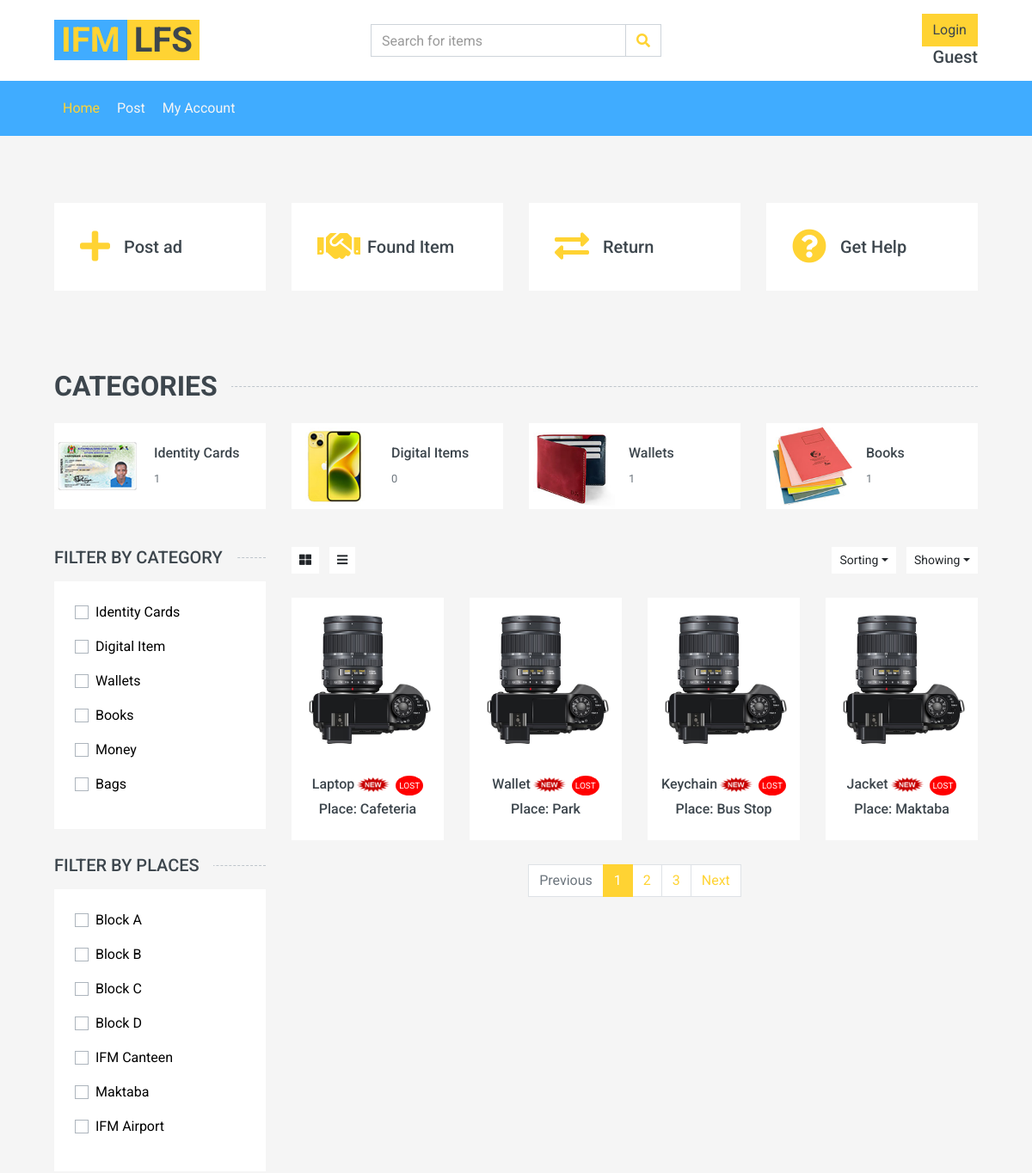
The app's page /items.php (upper part), older data.
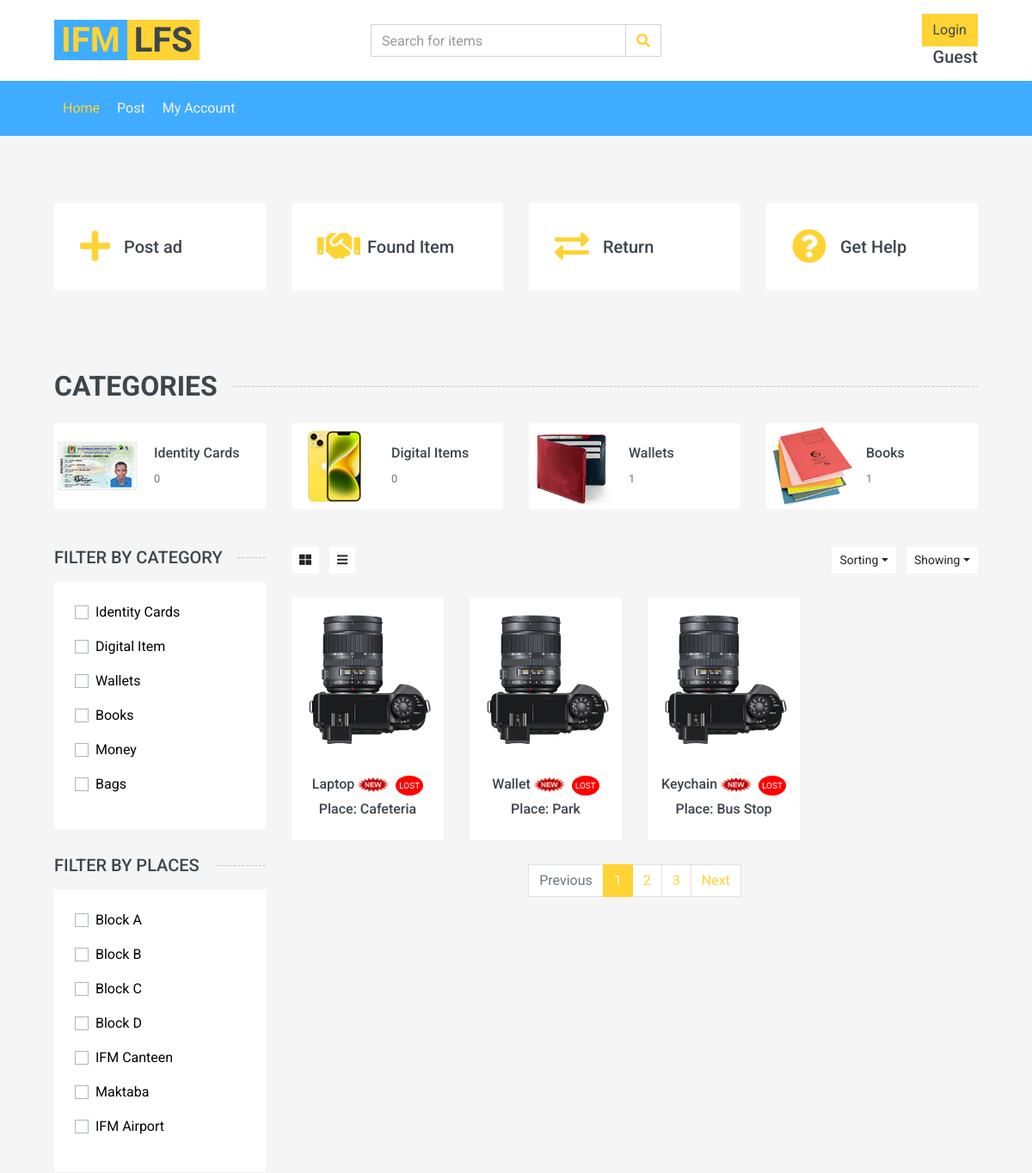
The same page, newer data.
### tables this page shows
CREATE TABLE `categories` (
  `id` int(11) NOT NULL AUTO_INCREMENT,
  `category_name` varchar(50) NOT NULL,
  `link` varchar(50) NOT NULL,
  PRIMARY KEY (`id`)
);

CREATE TABLE `places` (
  `id` int(11) NOT NULL AUTO_INCREMENT,
  `place_name` varchar(50) NOT NULL,
  PRIMARY KEY (`id`)
);

CREATE TABLE `items` (
  `item_id` int(11) NOT NULL AUTO_INCREMENT,
  `item_name` varchar(255) DEFAULT NULL,
  `category` varchar(255) DEFAULT NULL,
  `description` varchar(255) DEFAULT NULL,
  `postedby` int(11) DEFAULT NULL,
  `location_found` varchar(255) DEFAULT NULL,
  `location_lost` varchar(255) DEFAULT NULL,
  `date_found` varchar(255) DEFAULT NULL,
  `date_lost` varchar(255) DEFAULT NULL,
  `owner_name` varchar(255) DEFAULT NULL,
  `owner_contact` varchar(255) DEFAULT NULL,
  `claimed` tinyint(1) DEFAULT NULL,
  `type` varchar(255) DEFAULT NULL,
  `claimed_by` varchar(255) DEFAULT NULL,
  `claimed_date` date DEFAULT NULL,
  `image` varchar(50) DEFAULT NULL,
  PRIMARY KEY (`item_id`),
  KEY `postedby` (`postedby`),
  CONSTRAINT `items_ibfk_1` FOREIGN KEY (`postedby`) REFERENCES `users` (`id`)
);

### items.php (the view, shortened to what the changed rows need)
<!DOCTYPE html>
<html lang="en">
<head>
    <link href="https://cdnjs.cloudflare.com/ajax/libs/font-awesome/5.10.0/css/all.min.css" rel="stylesheet">
    <link href="lib/animate/animate.min.css" rel="stylesheet">
    <link href="lib/owlcarousel/assets/owl.carousel.min.css" rel="stylesheet">
    <link href="css/style.css" rel="stylesheet">
</head>
<body>
    <div class="container-fluid pt-5">
        <div class="row px-xl-5 pb-3">
            <div class="col-lg-3 col-md-6 col-sm-12 pb-1">
                <div class="d-flex align-items-center bg-light mb-4" style="padding: 30px;">
                    <a href="post.php"><h1 class="fa fa-plus text-primary m-0 mr-3"></h1></a>
                </div>
            </div>
            <div class="col-lg-3 col-md-6 col-sm-12 pb-1">
                <div class="d-flex align-items-center bg-light mb-4" style="padding: 30px;">
                    <a href="#"><h1 class="fa fa-handshake text-primary m-0 mr-2"></h1></a>
                </div>
            </div>
            <div class="col-lg-3 col-md-6 col-sm-12 pb-1">
                <div class="d-flex align-items-center bg-light mb-4" style="padding: 30px;">
                    <a href="#"><h1 class="fas fa-exchange-alt text-primary m-0 mr-3"></h1></a>
                </div>
            </div>
            <div class="col-lg-3 col-md-6 col-sm-12 pb-1">
                <div class="d-flex align-items-center bg-light mb-4" style="padding: 30px;">
                    <a href="#"><h1 class="fa fa-question-circle text-primary m-0 mr-3"></h1></a>
                </div>
            </div>
        </div>
    </div>
    <div class="container-fluid pt-5">
        <h2 class="section-title position-relative text-uppercase mx-xl-5 mb-4"><span class="bg-secondary pr-3">Categories</span></h2>
        <div class="row px-xl-5 pb-3">
            <div class="col-lg-3 col-md-4 col-sm-6 pb-1">
                <a class="text-decoration-none" href="">
                    <div class="cat-item img-zoom d-flex align-items-center mb-4">
                        <div class="flex-fill pl-3">
                            <h6>Identity Cards</h6>
                            <?php
                            include 'helpers/dbcon.inc.php';
                            $sql = "SELECT COUNT(item_id) AS count FROM items WHERE category = 'Identity Cards'";
                            $result = $conn->query($sql);
                            if($result)
                                $row = $result->fetch_assoc();
                                $count = $row['count'];
                                echo '<small class="text-body">'.$count.'</small>';
                            ?>
                        </div>
                    </div>
                </a>
            </div>
        </div>
    </div>
    <div class="container-fluid">
        <div class="row px-xl-5">
            <div class="col-lg-3 col-md-4">
                <div class="bg-light p-4 mb-30">
                    <form>
                    <?php
                    include 'helpers/dbcon.inc.php';
                    $query = "SELECT * FROM categories";
                    $res = $conn->query($query);
                    while($row = mysqli_fetch_assoc($res)){
                        $category_name = $row['category_name'];
                        echo "<div class='custom-control custom-checkbox d-flex align-items-center justify-content-between mb-3'>
                        <a href='items.php?sortedby=$category_name' style='color:black'><p class='custom-control-label' for='price-all'>$category_name</p></a>
                        </div>";
                    }
                    ?>
                    </form>
                </div>
                <div class="bg-light p-4 mb-30">
                    <form>
                    <?php
                    include 'helpers/dbcon.inc.php';
                    $query = "SELECT * FROM places";
                    $res = $conn->query($query);
                    while($row = mysqli_fetch_assoc($res)){
                        $place = $row['place_name'];
                        echo "<div class='custom-control custom-checkbox d-flex align-items-center justify-content-between mb-3'>
                        <a href='items.php?sortedbyplace=$place' style='color:black'><p class='custom-control-label' for='price-all'>$place</p></a>
                        </div>";
                    }
                    ?>
                    </form>
                </div>
            </div>
            <div class="col-lg-9 col-md-8">
                <div class="row pb-3">
                    <?php
        include 'helpers/dbcon.inc.php';
        $query = '';
        if(isset($_GET['sortedby'])){
                $sort = mysqli_real_escape_string($conn, $_GET['sortedby']);
                $query = "SELECT * FROM items WHERE category = '$sort'";
        }else if(isset($_GET['sortedbyplace'])){
                $sort = mysqli_real_escape_string($conn, $_GET['sortedbyplace']);
                $query = "SELECT * FROM items WHERE location_found = '$sort' OR location_lost = '$sort'";
             }else{
              $query = "SELECT * FROM items";
             }
        $res = $conn->query($query);
        while($row = mysqli_fetch_assoc($res)){
            echo '<div class="col-lg-3 col-md-4 col-sm-6 pb-1">
                <div class="product-item bg-light mb-4">
                    <div class="product-img position-relative overflow-hidden">
                        <img class="img-fluid w-100" src="' . $row["image"] .' " alt="">
                        <div class="product-action">
                            <a class="btn btn-outline-dark btn-square" href="detail.php?id='.$row["item_id"].'"><i class="fa fa-search"></i></a>
                        </div>
                    </div>
                    <div class="text-center py-4">
                        <a class="h6 text-decoration-none text-truncate" href="">' . $row["item_name"] .'<img src="img/new_flash.gif" width="44px" height="33px"> </a><span class="lost-badge">Lost</span><br>
                        <a class="h6 text-decoration-none text-truncate" href="">' . 'Place: '.$row["location_found"] .' </a>
                    </div>
                </div>
            </div>';
        }
            ?>
                </div>
            </div>
        </div>
    </div>
</body>
</html>

Row changes from the older to the newer data that the page shows:
removed items: image (picture), item_name "Jacket", location_found "Maktaba"
Text that changed along with them:
$count: "1" → "0"
